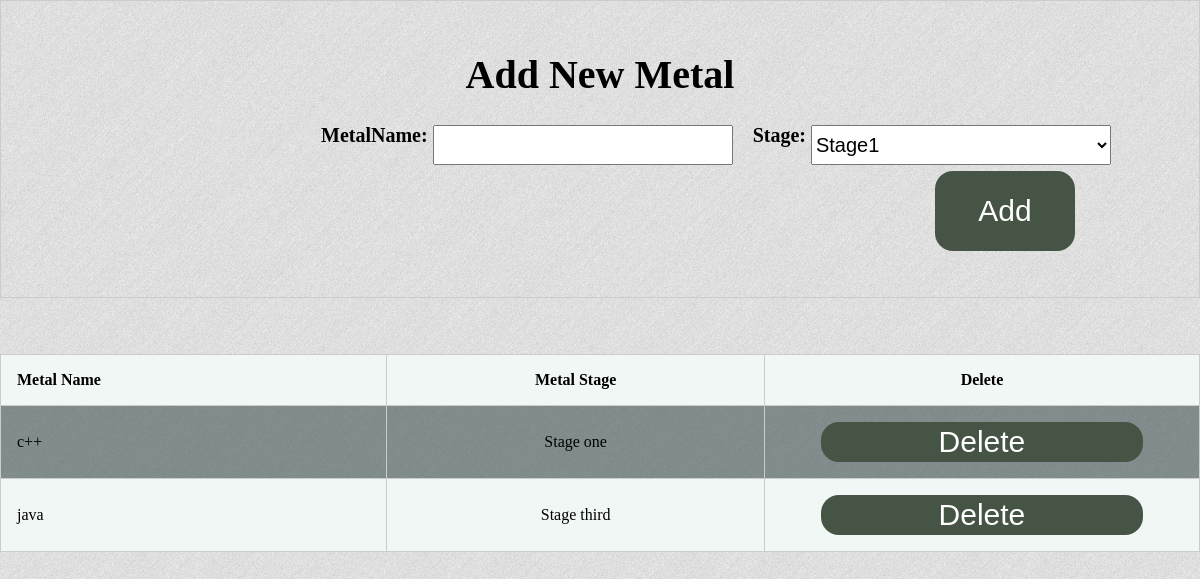
Before: /ExaminationProject/TeachersPages/MetalsPage.php (signed in) with the older database file.
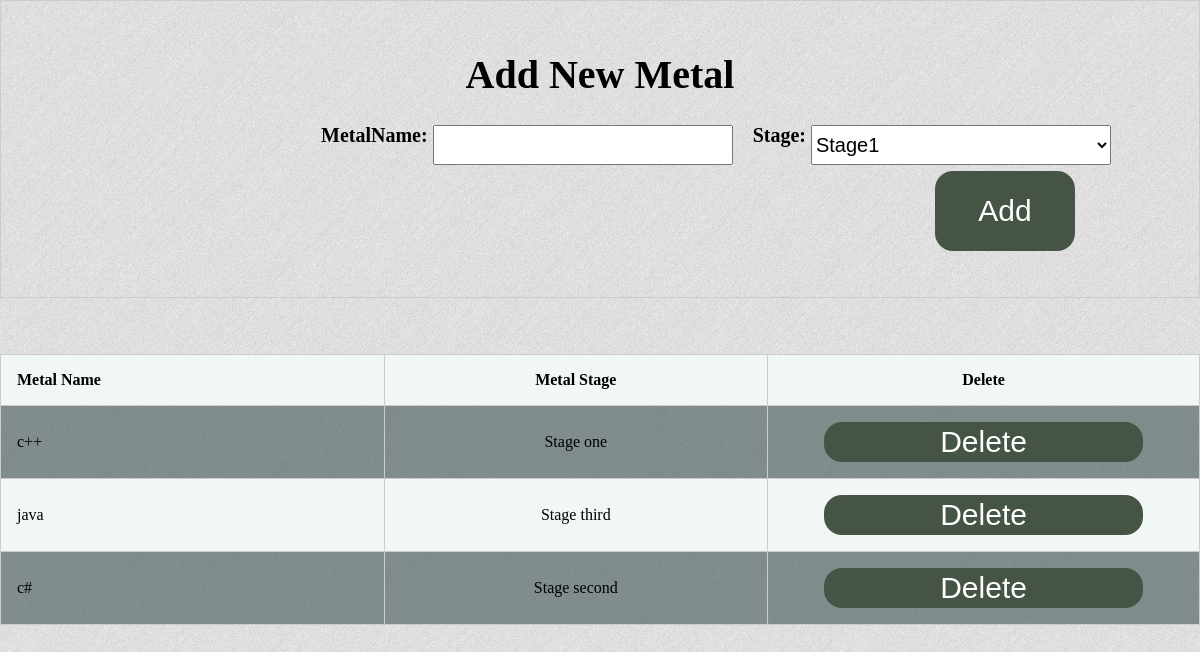
After: the same page with the newer database file.
### tables this page shows
CREATE TABLE `metaltable` (
  `MetalID` int(11) NOT NULL,
  `MetalName` text NOT NULL,
  `TeacherID` int(11) NOT NULL,
  `Level` int(11) NOT NULL
);

### ExaminationProject/TeachersPages/MetalsPage.php (the view, shortened to what this page needs)
<html>
<head>
<link rel="stylesheet" href="../Style/Style.css">
</head>
<body background="../img/bg.jpg">
 <center>
 <div class="AddnewTeacherBox">
 <form action="./AddNewMetal.php" class="AddBox" method="post">
   <br><h1>Add New Metal </h1>
     <div class="BoxesClass" id="TheBox" >
 <center>
   <h4 class="h3Text">MetalName:  </h4>
   <input class="TheBox" type="text" name="MetalName">
   <h4 class="h3Text">Stage:   </h4>
   <select class="TheBox"   name="TheLevel">
 <option value="1">Stage1</option>
 </select><br><br></center>
</div>
<center>
<input class="AddBT" type="submit" value="Add"></center><br><br>
</form></div></center><br><br>
 <?php
GetTeachersMetalsTable();
  ?>
  <br>
</body>
</html>
<?php
  function GetTeachersMetalsTable() {
   include '../Connection.php';
   $TheUserID=$_COOKIE['UserID'];
     $sql = "SELECT * FROM metaltable Where `TeacherID` ='$TheUserID' ";
 $result = $mysqli->query($sql);
   echo "<table class='MyTable' border='1'>
   <tr>
   <th>Metal Name</th>
   <th>Metal Stage</th>
   <th>Delete</th>
   </tr>";
   while($TheTable=mysqli_fetch_array($result))
   {
   echo "<tr>";
   echo "<td>" . $TheTable['MetalName'] . "</td>";
   if($TheTable['Level']==1)
        echo "<td>Stage one</td>";
        if($TheTable['Level']==2)
             echo "<td>Stage second</td>";
             if($TheTable['Level']==3)
                  echo "<td>Stage third</td>";
   echo '<form action="./DeleteMetal.php" method="post">';
   echo "<td>".'<button class="DeleteBT" type="submit" Name="MetalID" value="'.$TheTable['MetalID'] .'">Delete</button><br>'. "</td>";
   echo '</form>';
   echo "</tr>";
   }
   echo "</table>";
 } ?>

### ExaminationProject/Style/Style.css (style rules this page uses)
body { width:100%; margin: 0px; padding: 0px; }
table { border-collapse: collapse; border-spacing: 0; width: 100%; border: 1px solid #ccc; }
th, td { text-align: center; padding: 16px; }
th:first-child, td:first-child { text-align: left; }
tr { background-color: #f1f7f4 }
tr:nth-child(even) { background-color: #4559 }
.AddBox { border: 1px solid #ccc; font-size: 20px; }
.TheBox { float: left; }
.h3Text { float: left; margin-left: 20px; margin-Top: -1px; margin-right: 5px; }
.TheBox { float: left; width: 300px; height: 40px; font-size: 20px; }
.AddBT { color: White; width: 140px; height: 80px; text-decoration: none; border-style: none; background-color: #455445; border-radius: 18px; font-size: 30px; }
.DeleteBT { color: White; width: 80%; height: 40px; text-decoration: none; border-style: none; background-color: #455445; border-radius: 18px; font-size: 30px; }
.BoxesClass { padding-left: 140px; }
#TheBox { margin-left: 160px; }

Changed rows visible on the page:
added metaltable: MetalName "c#", Level "Stage second", $TheTable['MetalID'] 3 (drawn)
